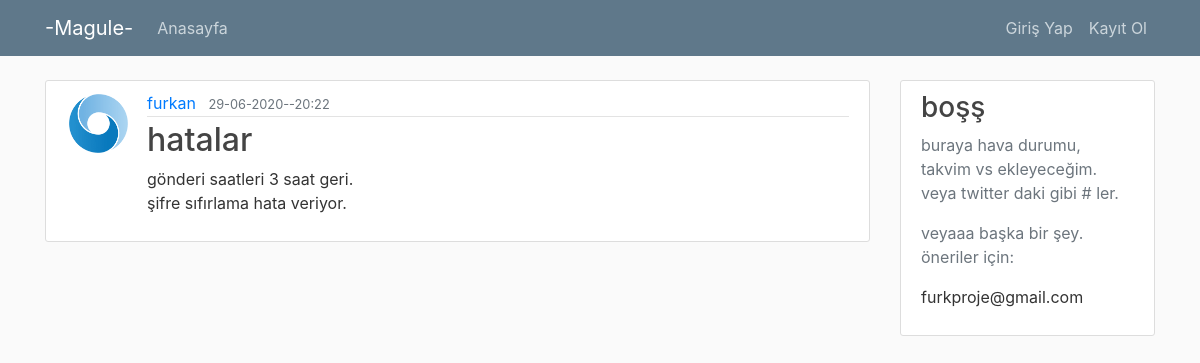
The page /post/12 on the database its author committed.
### flaskblog/models.py (models this page shows, shortened)
class User(db.Model, UserMixin):
	id = db.Column(db.Integer, primary_key=True) #primary_key=true a uniqie id for user.....
	username = db.Column(db.String(20), unique=True, nullable=False) #string 20 olmasinin nedeni max username.. uniqie olmasi da abvious zati... nulable=false da null olmasini engeller usernamin
	email = db.Column(db.String(120), unique=True, nullable=False)
	image_file = db.Column(db.String(20), nullable=False, default="default.jpg")
	password = db.Column(db.String(60), nullable=False)
	posts = db.relationship('Post', backref='author', lazy=True) #check again

class Post(db.Model):
	id = db.Column(db.Integer, primary_key=True)
	title = db.Column(db.String(100), nullable=False)
	date_posted = db.Column(db.DateTime, nullable=False, default=datetime.utcnow)
	content = db.Column(db.Text, nullable=False)
	user_id = db.Column(db.Integer, db.ForeignKey('user.id'), nullable=False) #check again

### flaskblog/posts/routes.py (the view)
@posts.route("/post/<int:post_id>") #a page for a spesfic post.
def post(post_id):
	post = Post.query.get_or_404(post_id) #fetching the post if its exist. for a spesific post obviously.
	return render_template("post.html", title=post.title, post=post) #post=post passing in post to template?

### flaskblog/templates/post.html (shortened to what this page needs)
{% extends "layout.html" %}
{% block content %}
		<article class="media content-section">
		  <img class="rounded-circle article-img" src="{{ url_for('static', filename='profile_pics/' + post.author.image_file) }}">
		  <div class="media-body">
		    <div class="article-metadata">
		      <a class="mr-2" href="{{ url_for('users.user_posts', username=post.author.username) }}">{{ post.author.username }}</a>
		      <small class="text-muted">{{ post.date_posted.strftime('%d-%m-%Y--%H:%M') }}</small>
		    </div>
		    <h2 class="article-title">{{ post.title }}</h2>
		    <p class="article-content">{{ post.content }}</p>
		  </div>
		</article>
{% endblock content %}

### flaskblog/static/main.css (style rules this page uses)
body { background: #fafafa; color: #333333; margin-top: 5rem; }
h1, h2, h3, h4, h5, h6 { color: #444444; }
.content-section { background: #ffffff; padding: 10px 20px; border: 1px solid #dddddd; border-radius: 3px; margin-bottom: 20px; }
.article-title { color: #444444; }
.article-content { white-space: pre-line; }
.article-img { height: 65px; width: 65px; margin-right: 16px; }
.article-metadata { padding-bottom: 1px; margin-bottom: 4px; border-bottom: 1px solid #e3e3e3 }

### rows shown on the page
User: image_file (picture), author.username "furkan"
Post: date_posted "29-06-2020--20:22", title "hatalar", content "gönderi saatleri 3 saat geri. şifre sıfırlama hata veriyor."
